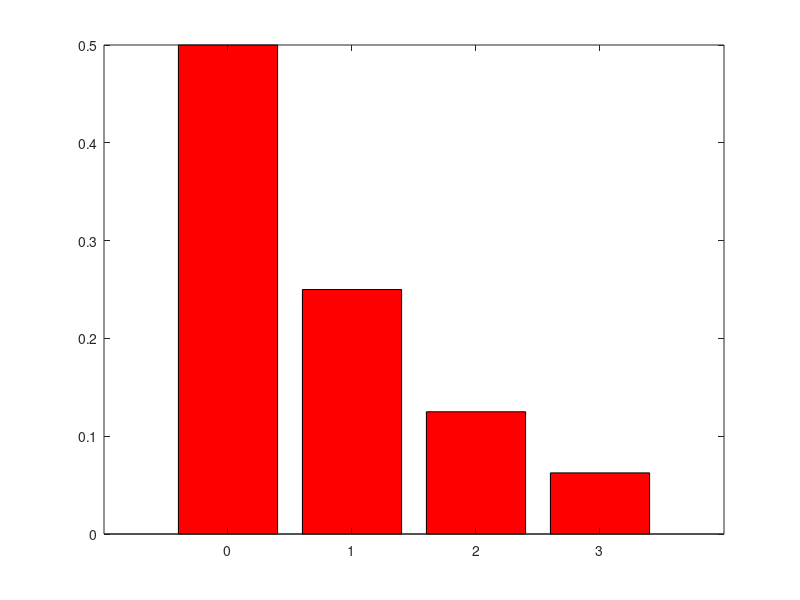
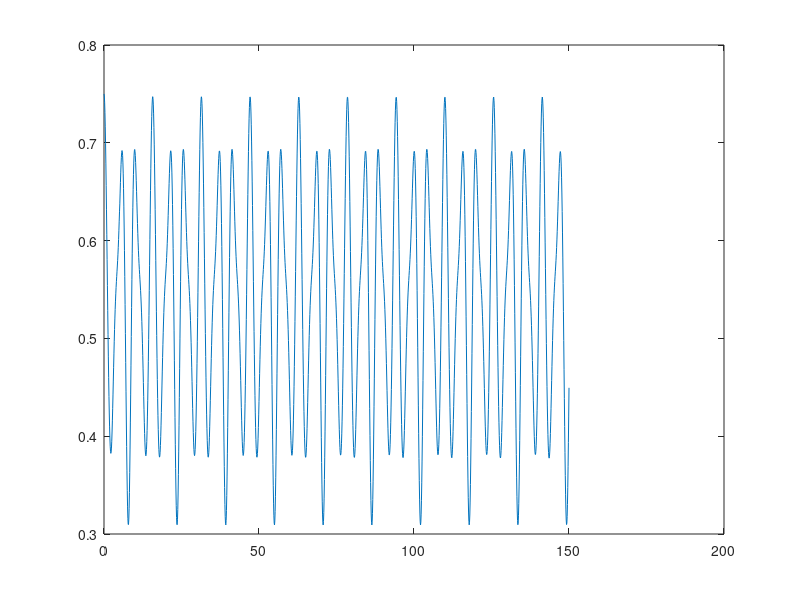

Write the MATLAB code that produced these figures, in order.
clc;
clearvars;


d = 4; %dimension of the annihilation and creation operator
J = 1;
W = rand(1,2);
gamma = 1;
P = 0.2;

dt = 0.1;
T = 0:dt:150;

a = diag(sqrt(1:d-1),1); %annihilation operator
I_a = eye(d);
I_b = eye(2);
sig_z = [1,0;0,-1];
sig_m = [0,0;1,0];
sig_p = [0,1;0,0];
gs = [0;1]; %Ground state
es = [1;0]; %Excited state


b1 = kron(sig_m, kron(I_b, I_a));
b2 = kron(I_b, kron(sig_m, I_a));
A = kron(I_b, kron(I_b,a));
% a2 = kron(I_b, a);

H_R = J*(b1'*b2 + b2'*b1);
H_I = W(1)*(A'*b1 + b1'*A) + W(2)*(A'*b2 + b2'*A );



psi = kron(es,gs); %reservoir 1 : excited, reservoir 2 : ground
Rho_b = psi*psi';

%Thermal state
nth = 1;
Rho_th = 0;

for i=0:d-1
    Rho_th = Rho_th+(nth^i/(1+nth)^(i+1))*I_a(:,i+1)*I_a(:,i+1)';
    % Rho_th = Rho_th + (nth/(1+nth))^i * I_a(:,i+1)*I_a(:,i+1)';
end

for i=0:d-1
    Pn_th(i+1) = I_a(:,i+1)'*Rho_th*I_a(:,i+1);
end

figure()
bar(0:d-1, Pn_th, 'r')

rho = kron(Rho_th, Rho_b);
% trace(rho*b1'*b1)
%%
tau = 2;
for t=1:length(T)
    % Pe(t) = kron(es, If(:,1))'*rho*kron(es, If(:,1));
    % correlation(t) = trace(rho*A'*A'*A*A)/trace(rho*A'*A)^2;
    n1(t) = trace(rho*b1'*b1);
    n2(t) = trace(rho*b2'*b2);

    H = H_R + H_I.*(t>=50).*(t<50+tau);
    K1 = -1i*(H*rho - rho*H) + 1i*gamma/2*(2*b1*rho*b1' - rho*b1'*b1 - b1'*b1*rho) ...
                             + 1i*gamma/2*(2*b2*rho*b2' - rho*b2'*b2 - b2'*b2*rho) ...
                             + 1i*P/2*(2*b1'*rho*b1 - rho*b1*b1' - b1*b1'*rho)...
                             + 1i*P/2*(2*b2'*rho*b2 - rho*b2*b2' - b2*b2'*rho);
    rho1 = rho + 0.5*dt*K1;
    K2 = -1i*(H*rho1 - rho1*H) + 1i*gamma/2*(2*b1*rho1*b1' - rho1*b1'*b1 - b1'*b1*rho1) ...
                               + 1i*gamma/2*(2*b2*rho1*b2' - rho1*b2'*b2 - b2'*b2*rho1) ...
                               + 1i*P/2*(2*b1'*rho1*b1 - rho1*b1*b1' - b1*b1'*rho1) ...
                               + 1i*P/2*(2*b2'*rho1*b2 - rho1*b2*b2' - b2*b2'*rho1);
    rho2 = rho + 0.5*dt*K2;
    K3 = -1i*(H*rho2 - rho2*H)+ 1i*gamma/2*(2*b1*rho2*b1' - rho2*b1'*b1 - b1'*b1*rho2) ...
                              + 1i*gamma/2*(2*b2*rho2*b2' - rho2*b2'*b2 - b2'*b2*rho2) ...
                              + 1i*P/2*(2*b1'*rho2*b1 - rho2*b1*b1' - b1*b1'*rho2) ...
                              + 1i*P/2*(2*b2'*rho2*b2 - rho2*b2*b2' - b2*b2'*rho2);
    rho3 = rho + dt*K3;
    K4 = -1i*(H*rho3 - rho3*H) + 1i*gamma/2*(2*b1*rho3*b1' - rho3*b1'*b1 - b1'*b1*rho3) ...
                               + 1i*gamma/2*(2*b2*rho3*b2' - rho3*b2'*b2 - b2'*b2*rho3) ...
                               + 1i*P/2*(2*b1'*rho3*b1 - rho3*b1*b1' - b1*b1'*rho3) ...
                               + 1i*P/2*(2*b2'*rho3*b2 - rho3*b2*b2' - b2*b2'*rho3);

    rho = rho + 1/6*dt*(K1+2*K2+2*K3+K4);
end


figure()
plot(T,abs(n1))
hold on
% plot(T,real(n2))